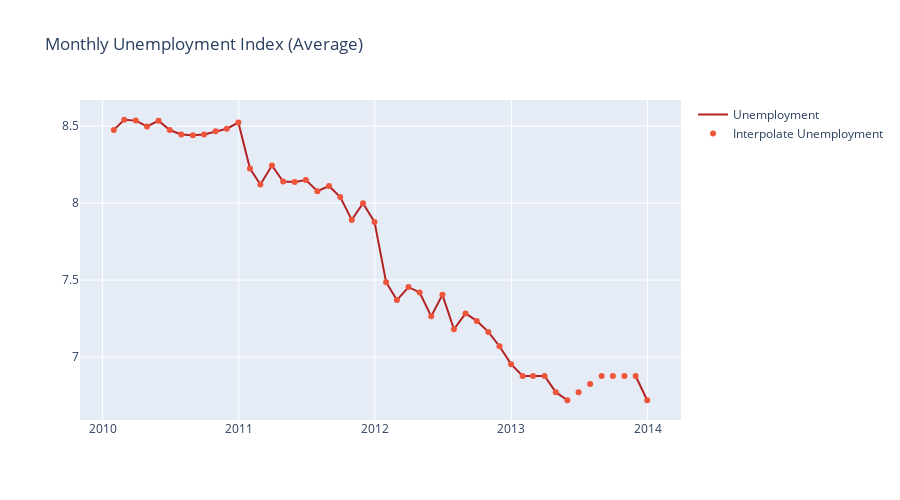

Source (notebook cell):
### Code cell
fig = make_subplots(rows=1, 
                    cols=1)

custom_aggregation = {}
custom_aggregation["Unemployment"] = "mean"
data2 = data2.set_index(pd.DatetimeIndex(data2['Date']))
data0 = data2.resample('M').agg(custom_aggregation)
data0.columns = ["Unemployment"]
data0['Date'] = data0.index

x = data0['Date'].tolist()
y = data0['Unemployment'].tolist()
y_ = data0['Unemployment'].interpolate().tolist()

fig.add_trace(go.Scatter(x=x, y=y,name='Unemployment',line=dict(color='firebrick', width=2)), 1, 1)
fig.add_trace(go.Scatter(x=x, y=y_,mode='markers',name='Interpolate Unemployment'), 1, 1)

fig['layout'].update(height=500, width=900, title='Monthly Unemployment Index (Average)')
fig.show()
